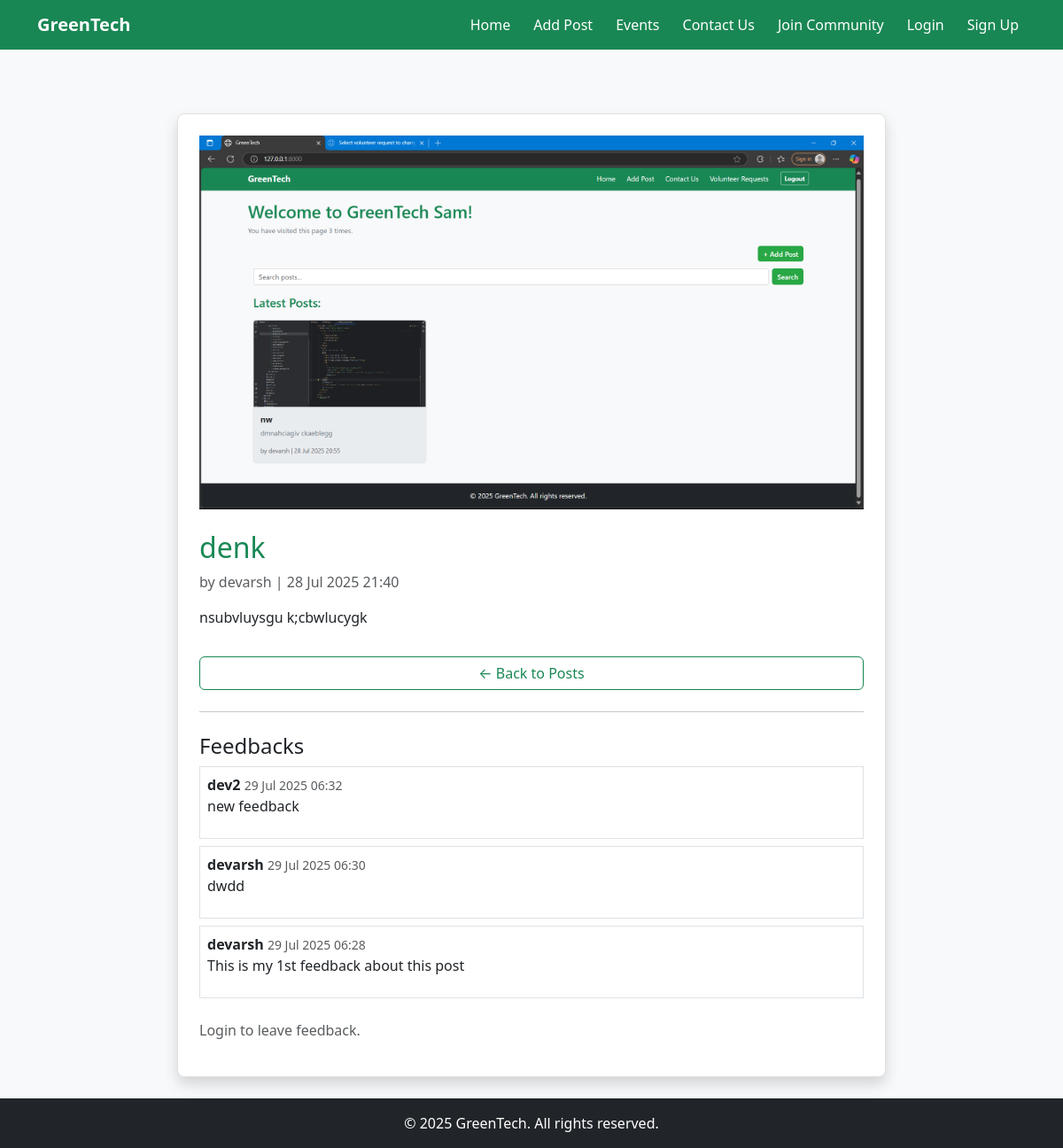
The app's page /post/1/ with its own data.
### greentech/models.py (models this page shows, shortened)
class GreenPost(models.Model):
    title = models.CharField(max_length=200)
    content = models.TextField()
    author = models.ForeignKey(User, on_delete=models.CASCADE)
    image = models.ImageField(upload_to='post_images/', blank=True, null=True)  # New field
    created_at = models.DateTimeField(auto_now_add=True)

class Feedback(models.Model):
    user = models.ForeignKey(User, on_delete=models.CASCADE)
    post = models.ForeignKey(GreenPost, on_delete=models.CASCADE, related_name="feedbacks", null=True)
    feedback = models.TextField()
    created_at = models.DateTimeField(auto_now_add=True)

### greentech/views.py (the view)
# urls.py: path('post/<int:pk>/', PostDetailView.as_view(), name='post_detail'),
class PostDetailView(DetailView):
    model = GreenPost
    template_name = 'greentech/post_detail.html'
    context_object_name = 'post'
    def get_context_data(self, **kwargs):
        context = super().get_context_data(**kwargs)
        context['feedback_form'] = FeedbackForm()
        context['feedbacks'] = Feedback.objects.filter(post=self.object).order_by('-created_at')
        return context
    def post(self, request, *args, **kwargs):
        """Handles feedback form submissions."""
        self.object = self.get_object()
        if not request.user.is_authenticated:
            messages.error(request, "You need to be logged in to submit feedback.")
            return redirect('login')
        form = FeedbackForm(request.POST)
        if form.is_valid():
            feedback = form.save(commit=False)
            feedback.user = request.user
            feedback.post = self.object
            feedback.save()
            messages.success(request, "Thank you for your feedback!")
        else:
            messages.error(request, "There was a problem with your feedback.")
        return redirect('post_detail', pk=self.object.pk)

### greentech/templates/greentech/post_detail.html (shortened to what this page needs)
{% extends 'greentech/base.html' %}
{% block content %}
<div class="container mt-5">
    <div class="card shadow p-4 mx-auto" style="max-width: 800px;">
        {% if post.image %}
            <img src="{{ post.image.url }}" class="img-fluid mb-4" alt="{{ post.title }}">
        {% endif %}
        <h2 class="text-success">{{ post.title }}</h2>
        <p class="text-muted">by {{ post.author }} | {{ post.created_at|date:"d M Y H:i" }}</p>
        <p>{{ post.content }}</p>
        <a href="{% url 'home' %}" class="btn btn-outline-success mt-3">← Back to Posts</a>
        <hr class="my-4">
        <h4>Feedbacks</h4>
        {% for fb in feedbacks %}
            <div class="border p-2 mb-2">
                <strong>{{ fb.user.username }}</strong> <small class="text-muted">{{ fb.created_at|date:"d M Y H:i" }}</small>
                <p>{{ fb.feedback }}</p>
            </div>
        {% empty %}
            <p class="text-muted">No feedback yet. Be the first!</p>
        {% endfor %}
        {% if user.is_authenticated %}
            <button class="btn btn-primary mt-3" data-bs-toggle="modal" data-bs-target="#feedbackModal">
                Leave Feedback
            </button>
        {% else %}
            <p class="text-muted mt-3">Login to leave feedback.</p>
        {% endif %}
    </div>
</div>
{% endblock %}

### static/greentech/style.css (style rules this page uses)
body { background-color: #f8f9fa; color: #212529; }
.card { border-radius: 8px; background-color: #ffffff; color: #212529; transition: transform 0.2s ease; border: 1px solid #e0e0e0; }

### records on screen
GreenPost: image (picture), title "denk", author "devarsh", created_at "28 Jul 2025 21:40", content "nsubvluysgu k;cbwlucygk"
Feedback: user.username "dev2", created_at "29 Jul 2025 06:32", feedback "new feedback"
Feedback: user.username "devarsh", created_at "29 Jul 2025 06:30", feedback "dwdd"
Feedback: user.username "devarsh", created_at "29 Jul 2025 06:28", feedback "This is my 1st feedback about this post"

### other values on screen
{{ current_year }} "2025"
